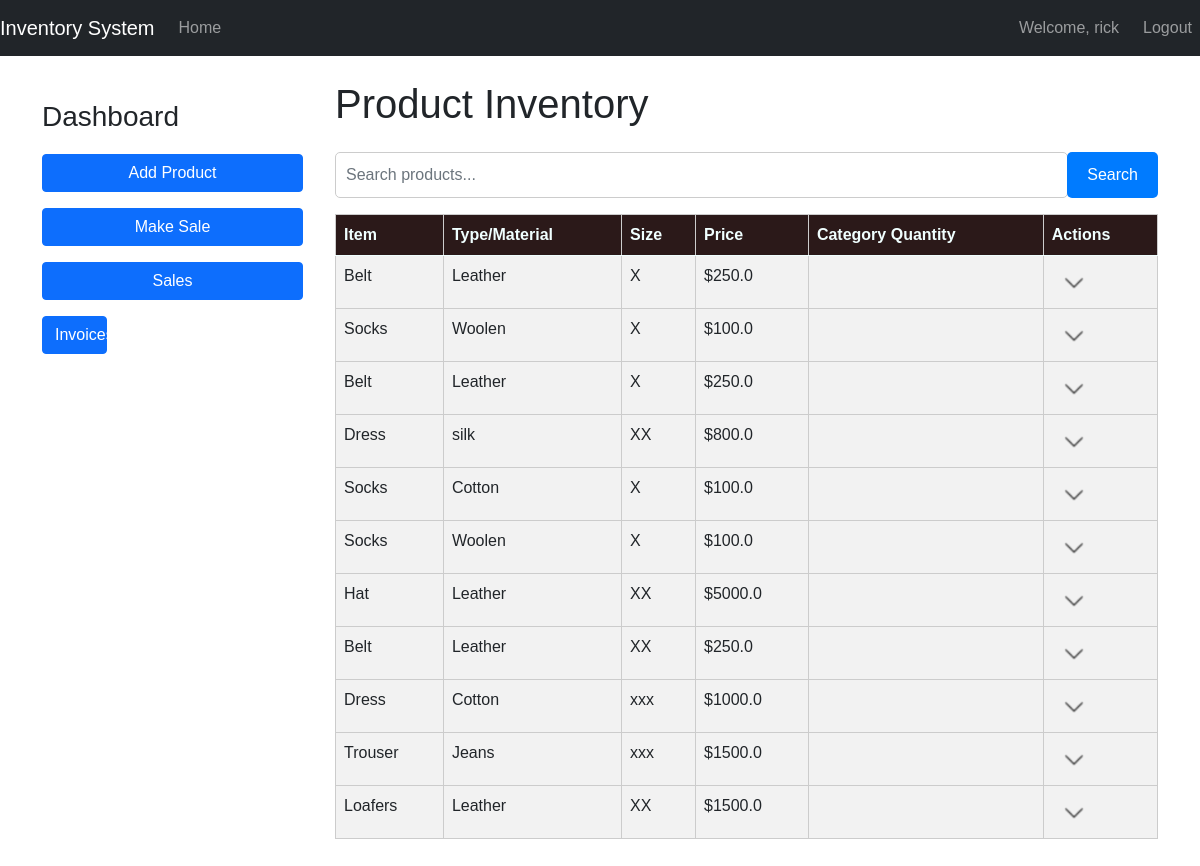
The app's page /index (signed in) with its own data.
### STORE/models.py (models this page shows, shortened)
class User(UserMixin, db.Model):
    id = db.Column(db.Integer, primary_key=True)
    username = db.Column(db.String(64), index=True, unique=True, nullable=False)
    email = db.Column(db.String(120), index=True, unique=True, nullable=False)
    password_hash = db.Column(db.String(128), nullable=False)

class Product(db.Model):
    code = db.Column(db.String(20), primary_key=True, unique=True, nullable=False, index=True)  # Index added to code column
    item = db.Column(db.String(100), nullable=False)
    type_material = db.Column(db.String(100), nullable=False)
    size = db.Column(db.String(20), nullable=False)
    color = db.Column(db.String(50), nullable=False)
    description = db.Column(db.Text, nullable=False)
    price = db.Column(db.Float, nullable=False)
    quantity = db.Column(db.Integer, nullable=False, default=1)  # Default quantity set to 1
    sales = relationship('Sale', backref='product', lazy=True)  # Relationship with Sale model

### STORE/routes.py (the view)
@app.route('/index')
@login_required
def index():
    all_products = Product.query.all()
    sold_product_codes = [sale.product_code for sale in Sale.query.all()]
    unsold_products = [product for product in all_products if product.code not in sold_product_codes]
    return render_template('index.html', products=unsold_products)

### STORE/__init__.py (called while the page is built)
@login_manager.user_loader
def load_user(user_id):
    return User.query.get(int(user_id))

### STORE/templates/index.html (shortened to what this page needs)
{% extends "base.html" %}
{% block content %}
<link rel="stylesheet" type="text/css" href="{{ url_for('static', filename='css/custom_index.css') }}">
<div class="row">
    <div class="col-md-3">
        <h3>Dashboard</h3>
        <a href="{{ url_for('add_product') }}" class="btn btn-primary mb-3">Add Product</a>
        <form action="{{ url_for('make_sale') }}" method="get">
            <button type="submit" class="btn btn-primary mb-3">Make Sale</button>
        </form>
        <form action="{{ url_for('sales') }}" method="post">
            <button type="submit" class="btn btn-primary mb-3">Sales</button>
        </form>
        <div class="col-md-3">
            <a href="{{ url_for('invoices') }}" class="btn btn-primary mb-3">Invoices</a>
        </div>
    </div>
    <div class="col-md-9">
        <h1 class="mb-4">Product Inventory</h1>
        <div class="input-group mb-3">
            <input type="text" id="searchInput" class="form-control" placeholder="Search products...">
            <button class="btn btn-primary" type="button" id="searchButton">Search</button>
        </div>
        <div class="table-responsive" style="display: block; max-height: 650px; overflow-y: auto;" id="productTableContainer" >
            <table class="table table-striped">
                <thead >
                    <tr>
                        <th scope="col">Item</th>
                        <th scope="col">Type/Material</th>
                        <th scope="col">Size</th>
                        <th scope="col">Price</th>
                        <th scope="col">Category Quantity</th>
                        <th scope="col">Actions</th>
                    </tr>
                </thead>
                <tbody id="productTableBody">
                    {% for product in products %}
                    <tr>
                        <td>{{ product.item }}</td>
                        <td>{{ product.type_material }}</td>
                        <td>{{ product.size }}</td>
                        <td>${{ product.price }}</td>
                        <td>{{ product.total_quantity }}</td>
                        <td>
                            <button class="btn btn-info toggle-button"
                                    data-item="{{ product.item }}"
                                    data-type-material="{{ product.type_material }}"
                                    data-size="{{ product.size }}"
                                    data-price="{{ product.price }}">
                                <img src="{{ url_for('static', filename='dropdown-list.ico') }}" alt="List" style="width: 20px;">
                            </button>
                        </td>
                    </tr>
                    {% endfor %}
                </tbody>
            </table>
        </div>
    </div>
</div>
{% endblock %}

### STORE/templates/base.html (shortened to what this page needs)
<!DOCTYPE html>
<html lang="en">
<head>
    <link href="https://cdn.jsdelivr.net/npm/bootstrap@5.0.2/dist/css/bootstrap.min.css" rel="stylesheet">
</head>
<body>
    <nav class="navbar navbar-expand-lg navbar-dark bg-dark">
        <a class="navbar-brand" href="{{ url_for('index') }}">Inventory System</a>
        <div class="collapse navbar-collapse" id="navbarNav">
            <ul class="navbar-nav">
                {% if request.path != '/' and request.path != '/login' and request.path != '/register' %}
                <li class="nav-item">
                    <a class="nav-link" href="{{ url_for('index') }}">Home</a>
                </li>
                {% endif %}
            </ul>
        </div>
        <div class="navbar-nav ml-auto">
            {% if current_user.is_authenticated %}
                {% if request.path != '/' %}
                    <span class="navbar-text me-3">Welcome, {{ current_user.username }}</span>
                    <a href="{{ url_for('logout') }}" class="nav-item nav-link">Logout</a>
                {% endif %}
            {% else %}
                {% if request.path != '/' and request.path != '/login' and request.path != '/register' %}
                    <a href="{{ url_for('login') }}" class="nav-item nav-link">Login</a>
                {% endif %}
            {% endif %}
        </div>
    </nav>
    <div class="container mt-4">
        {% block content %}
        {% endblock %}
    </div>
</body>
</html>

### STORE/static/css/custom_index.css (style rules this page uses)
body { font-family: Arial, sans-serif; }
.col-md-3 h3 { margin-top: 20px; margin-bottom: 20px; }
.col-md-3 .btn { width: 100%; margin-bottom: 10px; }
.col-md-9 { padding-left: 20px; }
.input-group { margin-bottom: 20px; }
#searchInput { padding: 10px; border-radius: 5px; border: 1px solid #ccc; }
#searchButton { padding: 10px 20px; border-radius: 5px; background-color: #007bff; color: #fff; border: none; cursor: pointer; }
.table-responsive { display: block; max-height: 300px; overflow-y: auto; }
.table { width: 100%; border-collapse: collapse; }
.table th, .table td { border: 1px solid #ccc; padding: 8px; text-align: left; }
.table th { background-color: rgba(20, 1, 1, 0.9); color: azure; position: sticky; top: 0; z-index: 1000; }
.toggle-button { background: none; border: none; cursor: pointer; }
.toggle-button img { width: 20px; }

### records on screen
User: username "rick"
Product: item "Belt", type_material "Leather", size "X", price "250.0"
Product: item "Socks", type_material "Woolen", size "X", price "100.0"
Product: item "Belt", type_material "Leather", size "X", price "250.0"
Product: item "Dress", type_material "silk", size "XX", price "800.0"
Product: item "Socks", type_material "Cotton", size "X", price "100.0"
Product: item "Socks", type_material "Woolen", size "X", price "100.0"
Product: item "Hat", type_material "Leather", size "XX", price "5000.0"
Product: item "Belt", type_material "Leather", size "XX", price "250.0"
Product: item "Dress", type_material "Cotton", size "xxx", price "1000.0"
Product: item "Trouser", type_material "Jeans", size "xxx", price "1500.0"
Product: item "Loafers", type_material "Leather", size "XX", price "1500.0"
